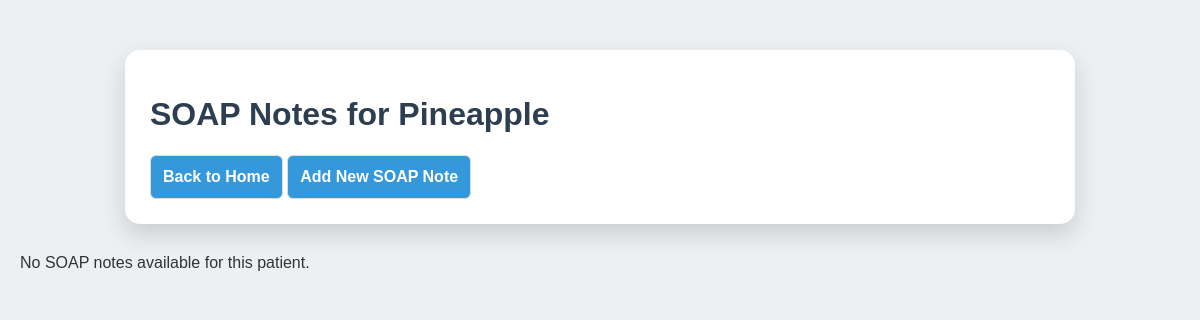
The app's page /view_soap.php?patient_id=3, older data.
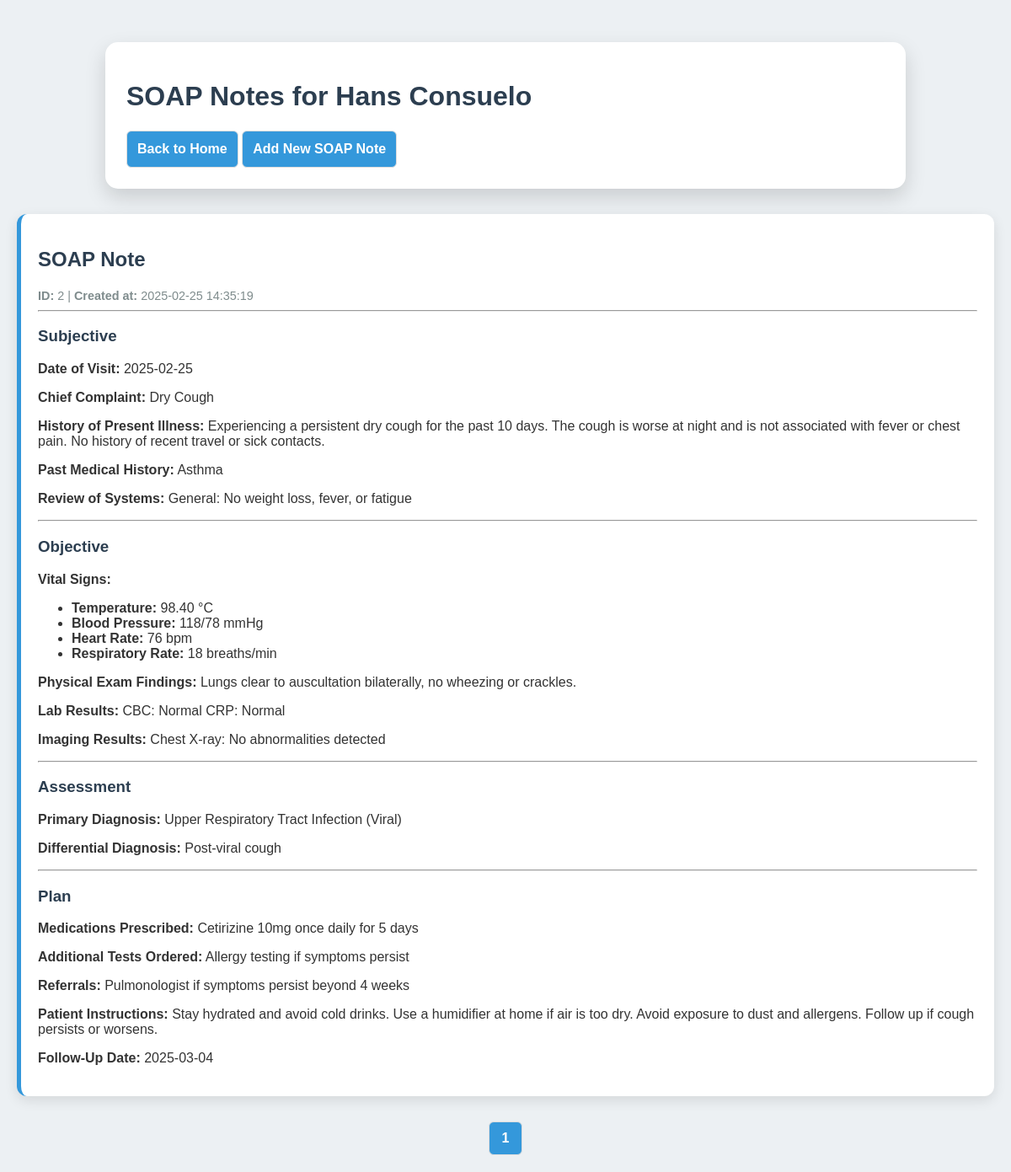
The same page, newer data.
### tables this page shows
CREATE TABLE `patients` (
  `id` int NOT NULL,
  `name` varchar(255) NOT NULL,
  `dob` date DEFAULT NULL,
  `gender` enum('male','female') NOT NULL,
  `address` text NOT NULL,
  `phone_primary` varchar(20) NOT NULL,
  `phone_alternate` varchar(20) DEFAULT NULL,
  `email` varchar(255) NOT NULL
);

CREATE TABLE `soap_notes` (
  `id` int NOT NULL,
  `patient_id` int NOT NULL,
  `patient_name` varchar(255) NOT NULL,
  `date_of_visit` date NOT NULL,
  `chief_complaint` text NOT NULL,
  `history_present_illness` text NOT NULL,
  `past_medical_history` text,
  `family_history` text,
  `social_history` text,
  `review_of_systems` text,
  `temperature` decimal(5,2) DEFAULT NULL,
  `blood_pressure` varchar(10) DEFAULT NULL,
  `heart_rate` int DEFAULT NULL,
  `respiratory_rate` int DEFAULT NULL,
  `physical_exam_findings` text,
  `lab_results` text,
  `imaging_results` text,
  `primary_diagnosis` text,
  `differential_diagnosis` text,
  `medications_prescribed` text,
  `additional_tests` text,
  `referrals` text,
  `patient_instructions` text,
  `follow_up_date` date DEFAULT NULL,
  `created_at` timestamp NULL DEFAULT CURRENT_TIMESTAMP
);

### view_soap.php (the view, shortened to what this page needs)
<?php
require 'db.php';
try {
    $stmt = $pdo->query("SELECT id, name FROM patients");
    $patients = $stmt->fetchAll(PDO::FETCH_ASSOC);
    $patient_id = isset($_GET['patient_id']) ? (int)$_GET['patient_id'] : null;
    $page = isset($_GET['page']) ? (int)$_GET['page'] : 1;
    $notes_per_page = 10;
    $offset = ($page - 1) * $notes_per_page;
    if ($patient_id) {
        $stmt = $pdo->prepare("SELECT * FROM soap_notes WHERE patient_id = :patient_id ORDER BY created_at DESC LIMIT :offset, :limit");
        $stmt->bindParam(':patient_id', $patient_id, PDO::PARAM_INT);
        $stmt->bindParam(':offset', $offset, PDO::PARAM_INT);
        $stmt->bindParam(':limit', $notes_per_page, PDO::PARAM_INT);
        $stmt->execute();
        $soap_notes = $stmt->fetchAll(PDO::FETCH_ASSOC);
    } else {
        $soap_notes = [];
    }
} catch (PDOException $e) {
    die("Error: " . $e->getMessage());
}
?>
<!DOCTYPE html>
<html lang="en">
<head>
</head>
<body>
    <div class="container">
        <h1>SOAP Notes<?= $patient_id ? " for " . htmlspecialchars($patients[array_search($patient_id, array_column($patients, 'id'))]['name']) : "" ?></h1>
        <button onclick="window.location.href='index.php'">Back to Home</button>
        <?php if ($patient_id): ?>
            <button onclick="window.location.href='add_soap.php?patient_id=<?= htmlspecialchars($patient_id) ?>'">Add New SOAP Note</button>
        <?php endif; ?>
    </div>
    <?php if ($patient_id !== null): ?>
        <?php if (empty($soap_notes)): ?>
            <p>No SOAP notes available for this patient.</p>
        <?php else: ?>
            <?php foreach ($soap_notes as $note): ?>
                <div class="note">
                    <h2>SOAP Note</h2>
                    <small><strong>ID:</strong> <?= htmlspecialchars($note['id']) ?> | <strong>Created at:</strong> <?= htmlspecialchars($note['created_at']) ?></small>
                    <hr>
                    <h3>Subjective</h3>
                    <p><strong>Date of Visit:</strong> <?= htmlspecialchars($note['date_of_visit']) ?></p>
                    <p><strong>Chief Complaint:</strong> <?= htmlspecialchars($note['chief_complaint']) ?></p>
                    <p><strong>History of Present Illness:</strong> <?= htmlspecialchars($note['history_present_illness']) ?></p>
                    <p><strong>Past Medical History:</strong> <?= htmlspecialchars($note['past_medical_history']) ?></p>
                    <p><strong>Review of Systems:</strong> <?= htmlspecialchars($note['review_of_systems']) ?></p>
                    <hr>
                    <h3>Objective</h3>
                    <p><strong>Vital Signs:</strong></p>
                    <ul>
                        <li><strong>Temperature:</strong> <?= htmlspecialchars($note['temperature']) ?> °C</li>
                        <li><strong>Blood Pressure:</strong> <?= htmlspecialchars($note['blood_pressure']) ?> mmHg</li>
                        <li><strong>Heart Rate:</strong> <?= htmlspecialchars($note['heart_rate']) ?> bpm</li>
                        <li><strong>Respiratory Rate:</strong> <?= htmlspecialchars($note['respiratory_rate']) ?> breaths/min</li>
                    </ul>
                    <p><strong>Physical Exam Findings:</strong> <?= htmlspecialchars($note['physical_exam_findings']) ?></p>
                    <p><strong>Lab Results:</strong> <?= htmlspecialchars($note['lab_results']) ?></p>
                    <p><strong>Imaging Results:</strong> <?= htmlspecialchars($note['imaging_results']) ?></p>
                    <hr>
                    <h3>Assessment</h3>
                    <p><strong>Primary Diagnosis:</strong> <?= htmlspecialchars($note['primary_diagnosis']) ?></p>
                    <p><strong>Differential Diagnosis:</strong> <?= htmlspecialchars($note['differential_diagnosis']) ?></p>
                    <hr>
                    <h3>Plan</h3>
                    <p><strong>Medications Prescribed:</strong> <?= htmlspecialchars($note['medications_prescribed']) ?></p>
                    <p><strong>Additional Tests Ordered:</strong> <?= htmlspecialchars($note['additional_tests']) ?></p>
                    <p><strong>Referrals:</strong> <?= htmlspecialchars($note['referrals']) ?></p>
                    <p><strong>Patient Instructions:</strong> <?= htmlspecialchars($note['patient_instructions']) ?></p>
                    <p><strong>Follow-Up Date:</strong> <?= htmlspecialchars($note['follow_up_date']) ?></p>
                </div>
            <?php endforeach; ?>
            <?php
            $stmt = $pdo->prepare("SELECT COUNT(*) as total_notes FROM soap_notes WHERE patient_id = ?");
            $stmt->execute([$patient_id]);
            $totalNotes = $stmt->fetchColumn();
            $totalPages = ceil($totalNotes / $notes_per_page);
            ?>
            <div id='pagination'>
                <?php for ($i = 1; $i <= $totalPages; $i++): ?>
                    <a href='?patient_id=<?= $patient_id ?>&page=<?= $i ?>' class='<?= ($i == $page ? "active" : "") ?>'><?= $i ?></a>
                <?php endfor; ?>
            </div>
        <?php endif; ?>
    <?php endif; ?>
</body>
</html>

Row changes from the older to the newer data that the page shows:
changed patients: name "Pineapple" → "Hans Consuelo"
added soap_notes: id "2", created_at "2025-02-25 14:35:19", date_of_visit "2025-02-25", chief_complaint "Dry Cough", history_present_illness "Experiencing a persistent dry cough for the past 10 days. The cough is worse at night and is not associated with fever or chest pain. No history of recent travel or sick contacts.", past_medical_history "Asthma", review_of_systems "General: No weight loss, fever, or fatigue", temperature "98.40", blood_pressure "118/78", heart_rate "76", respiratory_rate "18", physical_exam_findings "Lungs clear to auscultation bilaterally, no wheezing or crackles.", lab_results "CBC: Normal CRP: Normal", imaging_results "Chest X-ray: No abnormalities detected", primary_diagnosis "Upper Respiratory Tract Infection (Viral)", differential_diagnosis "Post-viral cough", medications_prescribed "Cetirizine 10mg once daily for 5 days", additional_tests "Allergy testing if symptoms persist", referrals "Pulmonologist if symptoms persist beyond 4 weeks", patient_instructions "Stay hydrated and avoid cold drinks. Use a humidifier at home if air is too dry. Avoid exposure to dust and allergens. Follow up if cough persists or worsens.", follow_up_date "2025-03-04"
Text that changed along with them:
new list line: "1"
text no longer shown: "No SOAP notes available for this patient."
